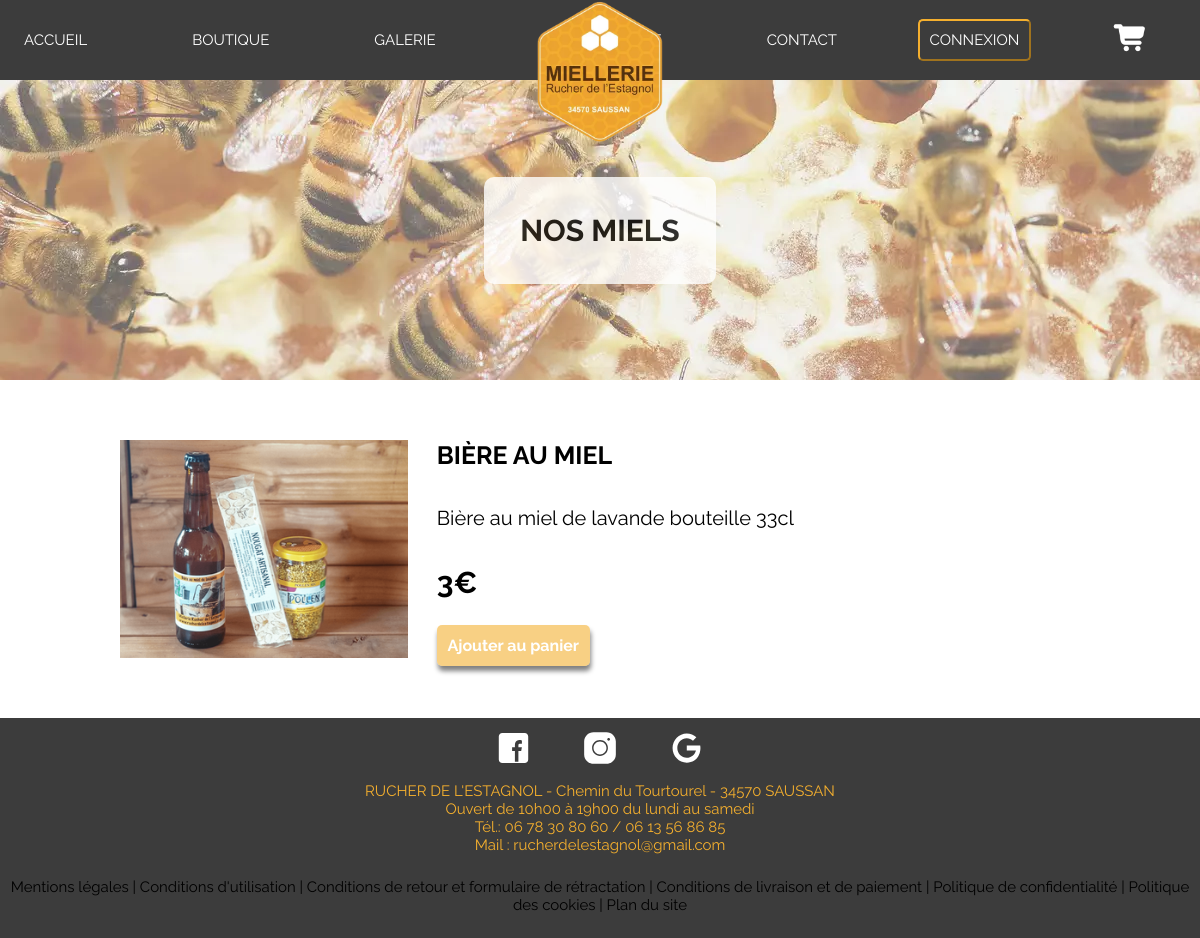
Screenshot of /pages/pageProduit.php?selectionner=6 with the database file from the repository.
### tables this page shows
CREATE TABLE IF NOT EXISTS `produits` (
  `id_produit` int(11) NOT NULL AUTO_INCREMENT,
  `nom_produit` varchar(50) NOT NULL,
  `description_produit` text NOT NULL,
  `prix_produit` float NOT NULL,
  `stock_produit` int(11) DEFAULT NULL,
  `image_produit` varchar(200) NOT NULL,
  `id_categorie` int(11) NOT NULL,
  PRIMARY KEY (`id_produit`),
  KEY `fk_appartenir_categories` (`id_categorie`)
);

### pages/pageProduit.php (the view, shortened to what this page needs)
<!DOCTYPE html>
<html lang="fr">
<head>
  <link rel="stylesheet" href="../style.css" />
</head>
<body>
  <header>
    <?php
    require('../elements/navBarre.php')
    ?>
    <section class="slide">
      <div class="titres">
        <div class="nosMiels">Nos miels</div>
      </div>
    </section>
  </header>
  <section>
<?php
if(!empty($_GET['selectionner'])){
  $idProduit = $_GET['selectionner'];
  $afficherProduit = $bdd->query('SELECT * FROM produits WHERE id_produit = '.$idProduit)->fetch();
    echo '<article class="produitContenu">
    <img src="../images/imagesProduits/' .$afficherProduit['image_produit'] .'" class="imgProduit alt=""">
    <div class="produitDroite">
    <p class="produitNom">' . $afficherProduit['nom_produit'] . '</p>
    <p class="produitDescription">' . $afficherProduit['description_produit'] . '</p>
    <p class="produitPrix">' . $afficherProduit['prix_produit'] . '€</p>
    <a class="ajouterProduit">Ajouter au panier</a>
    </div>
    </article>';
}
?>
  </section>
  <?php
  require('../elements/footer.php');
  ?>
</body>
</html>

### style.css (style rules this page uses)
* { margin: 0px; --navColor:rgb(60,60,60); --white:rgb(255,255,255); --jaunepale: rgb(253,247,233); --jaune:rgb(244,175,46); --jauneClair:rgba(244, 175, 46, 0.59); font-family: 'Raleway', sans-serif; }
body { position: relative; }
.slide { background-image: url("images/header.webp"); height: 300px; display: flex; justify-content: center; }
.titres { align-self: center; background-color:white; opacity: 0.8; z-index: 2; border-radius: 10px; }
.titres { text-transform: uppercase; font-weight: bold; font-size: 30px ; padding: 3%; text-align: center; }
.produitContenu { margin : 5% 10%; display: flex; }
.imgProduit { width: 30%; object-fit: cover; margin-right: 3%; }
.produitNom { font-size: 25px; text-transform: uppercase; font-weight: bold; margin-bottom: 10%; }
.produitDescription { font-size: 20px; margin-bottom: 10%; }
.produitPrix { font-size: 30px; font-weight: bold; margin-bottom: 10%; }
.ajouterProduit { background-color: var(--jauneClair); box-shadow: 1px 5px 5px gray; margin-bottom: 10%; padding: 3%; color: var(--white); font-weight: bold; border-radius: 5px; }

### rows the page displays
produits: image_produit (picture), nom_produit "BIÈRE AU MIEL", description_produit "Bière au miel de lavande bouteille 33cl", prix_produit "3"
